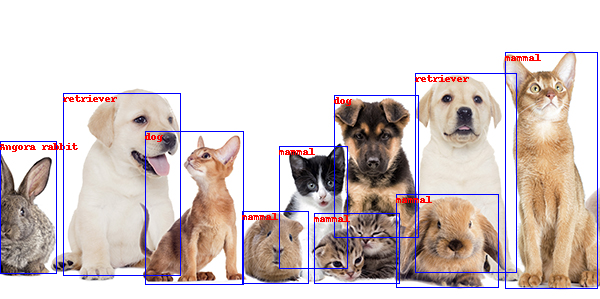

The script that drew this image:
# 1. Image Tagging
# Computer Vision Object Dectection
# Using Computer Vision API to classify the objects in the image

# Using 'requests' package to connet to network system.
import requests

# 이미지처리를 위해서 matplotlib.pyplot, Image, BytesIO 세 개의 패키지를 import 합니다.

# matplotlib.pyplot는 import 할 때 시간이 조금 걸릴 수 있습니다.
import matplotlib.pyplot as plt
from PIL import Image, ImageDraw, ImageFont
from io import BytesIO

import json

# Function to implement the Bounding Box
# Draw blue lines to every recognized objects
# Write their object name
def drawBox(detectData):
    objects = detectData['objects']
    
    for obj in objects:
        #print(obj)

        rect = obj['rectangle']
        #print(rect)
        
        x = rect['x']
        y = rect['y']
        w = rect['w']
        h = rect['h']
        
        draw.rectangle(((x,y),(x+w,y+h)),outline='blue')
        
        objectName = obj['object']
        draw.text((x,y),objectName,fill='red')
        
        
        


# Set up the Subscription Key& necessary URL (vision/v2.0 -> 버젼 2.0 기반 API 사용).
#Add Subscription_key
subscription_key = '#'
#Add url + /vision/v2.0/
vision_base_url = '#'

#컴퓨터 비젼은 객체 감지(Object detection) 와 객체 분류&분석을 사용할 수 있음
#객체 감지는 rectangle로 나옴 
analyze_url = vision_base_url + 'analyze'

#분석에 사용되는 이미지를 확인 합니다.
#Sample image = Time Square
image_url = 'https://img.kr.news.samsung.com/kr/wp-content/uploads/2021/07/210728waterfall1.jpg'
con = requests.get(image_url).content
byte = BytesIO(con)
image = Image.open(byte)
# or simply write -> image=Image.open(BytesIo(requests.get(image_url).content))

headers = {'Ocp-Apim-Subscription-key': subscription_key}
params = {'visualFeatures' : 'Categories,Description,Color'}
data = {'url': image_url}

response = requests.post(analyze_url, headers = headers, params = params, json = data) # get or post

result = response.json()


#Output
# {'categories': [{
#     'name': 'outdoor_street', 
#     'score': 0.67578125, 
#     'detail': {
#         'landmarks': [{
#             'name': 'Times Square', 'confidence': 0.962982714176178}]}}], 
#  'color': {
#      'dominantColorForeground': 'White', 
#      'dominantColorBackground': 'Black', 
#      'dominantColors': ['Black'], 
#      'accentColor': '206CAB', 
#      'isBwImg': False, 
#      'isBWImg': False}, 
#  'description': {
#      'tags': ['building', 'outdoor', 'street', 'city', 'night', 'filled', 'many', 'table', 'sign', 'walking', 'people', 'man', 'holding', 'store', 'snow', 'tall', 'standing', 'traffic', 'group'], 
#      'captions': [{'text': 'Times Square street', 'confidence': 0.8915447555816607}]}, 
#  'requestId': '46ac60f0-a4d6-4646-ad70-cb372300a5bc', 
#  'metadata': {'height': 563, 'width': 1000, 'format': 'Jpeg'}}


#How to print out the detailed data from Json file.
image_caption = result['description']['captions'][0]['text']
#print(image_caption)


# 2. Object Detection

object_Detection_url = vision_base_url + 'detect'
image_url2 = 'https://health.chosun.com/site/data/img_dir/2018/01/17/2018011700908_0.jpg'

image2 = Image.open(BytesIO(requests.get(image_url2).content))

headers = {'Ocp-Apim-Subscription-key': subscription_key}
params = {'visualFeatures' : 'Categories,Description,Color'}
data = {'url': image_url2}

response = requests.post(object_Detection_url, headers = headers, params = params, json = data)
result2 = response.json()
#print(result2)

# {'objects': [
#     {'rectangle':     {'x': 334, 'y': 95, 'w': 84, 'h': 142}, 
#      'object': 'dog', 
#      'confidence': 0.65, 
#      'parent': {
#          'object': 'mammal', 
#          'confidence': 0.708, 
#          'parent': {
#              'object': 
#                  'animal', 
#                  'confidence': 0.708}}},
#     {'rectangle': {'x': 415, 'y': 73, 'w': 101, 'h': 199}, 
#      'object': 'retriever', 
#      'confidence': 0.632, 
#      'parent': {'object': 'dog', 
#                 'confidence': 0.705, 
#                 'parent': {'object': 'mammal', 
#                            'confidence': 0.759, 
#                            'parent': {'object': 'animal', 
#                                       'confidence': 0.76}}}}, 
#     {'rectangle': {'x': 505, 'y': 52, 'w': 92, 'h': 236}, 
#      'object': 'mammal', 
#      'confidence': 0.877, 
#      'parent': {'object': 'animal', 
#                 'confidence': 0.878}},
#     {'rectangle': {'x': 0, 'y': 141, 'w': 56, 'h': 132}, 
#      'object': 'Angora rabbit', 
#      'confidence': 0.657, 
#      'parent': {'object': 'rabbit', 
#                 'confidence': 0.714, 
#                 'parent': {'object': 'mammal', 
#                            'confidence': 0.801,
#                            'parent': {'object': 'animal', 
#                                       'confidence': 0.806}}}},
#     {'rectangle': {'x': 63, 'y': 93, 'w': 117, 'h': 182}, 
#      'object': 'retriever', 
#      'confidence': 0.564, 
#      'parent': {'object': 'dog',
#                 'confidence': 0.614, 
#                 'parent': {'object': 'mammal', 
#                            'confidence': 0.797, 
#                            'parent': {'object': 'animal', 
#                                       'confidence': 0.799}}}}, 
#     {'rectangle': {'x': 145, 'y': 131, 'w': 98, 'h': 153},
#      'object': 'dog', 
#      'confidence': 0.727, 
#      'parent': {'object': 'mammal', 
#                 'confidence': 0.801, 
#                 'parent': {'object': 'animal', 'confidence': 0.802}}},
#     {'rectangle': {'x': 279, 'y': 146, 'w': 68, 'h': 122}, 
#      'object': 'mammal', 
#      'confidence': 0.529, 
#      'parent': {'object': 'animal', 'confidence': 0.529}},
#     {'rectangle': {'x': 396, 'y': 194, 'w': 102, 'h': 93}, 
#      'object': 'mammal', 
#      'confidence': 0.812, 
#      'parent': {'object': 'animal', 'confidence': 0.812}},
#     {'rectangle': {'x': 242, 'y': 211, 'w': 66, 'h': 72}, 
#      'object': 'mammal',
#      'confidence': 0.668, 
#      'parent': {'object': 'animal', 'confidence': 0.67}},
#     {'rectangle': {'x': 314, 'y': 213, 'w': 85, 'h': 70}, 
#      'object': 'mammal', 
#      'confidence': 0.607, 
#      'parent': {'object': 'animal', 
#                 'confidence': 0.607}}], 
#  'requestId': '54c5795d-d398-419a-a16d-aad433d9304c', 
#  'metadata': {'height': 299, 'width': 600, 'format': 'Jpeg'}}

# Draw Sqaure lines from object detected image

draw = ImageDraw.Draw(image2)

drawBox(result2)


image2
